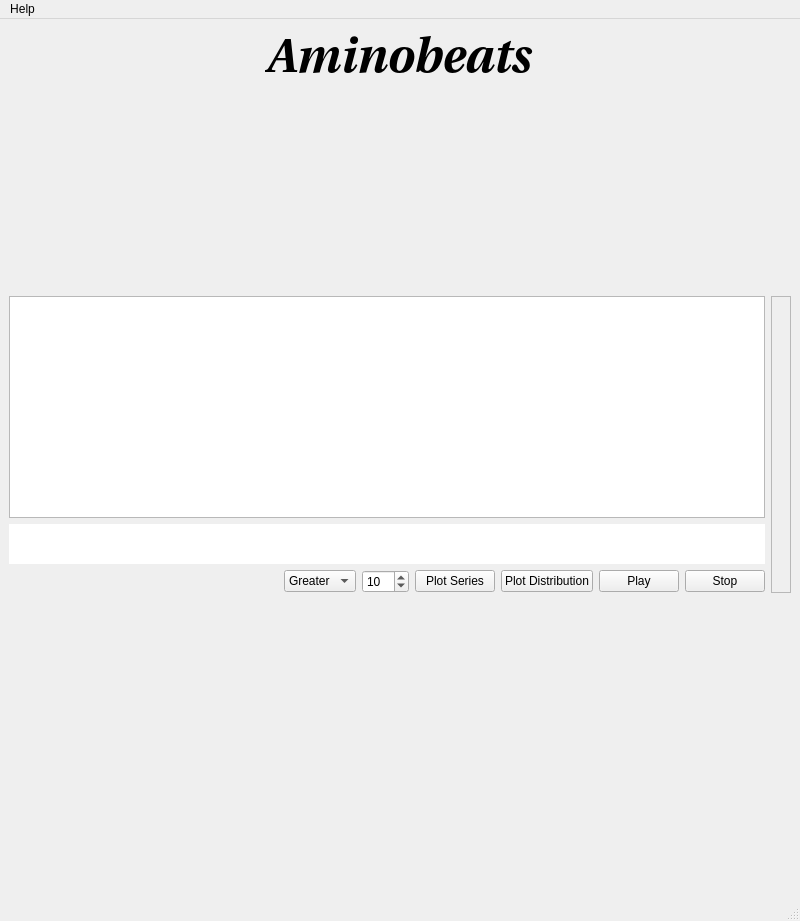
<?xml version="1.0" encoding="UTF-8"?>
<ui version="4.0">
 <class>MainWindow</class>
 <widget class="QMainWindow" name="MainWindow">
  <property name="geometry">
   <rect>
    <x>0</x>
    <y>0</y>
    <width>800</width>
    <height>921</height>
   </rect>
  </property>
  <property name="windowTitle">
   <string>MainWindow</string>
  </property>
  <property name="styleSheet">
   <string notr="true"/>
  </property>
  <widget class="QWidget" name="centralwidget">
   <layout class="QVBoxLayout" name="verticalLayout_4">
    <item>
     <layout class="QHBoxLayout" name="horizontalLayout_2">
      <item>
       <widget class="QLabel" name="logo">
        <property name="maximumSize">
         <size>
          <width>250</width>
          <height>100</height>
         </size>
        </property>
        <property name="text">
         <string/>
        </property>
       </widget>
      </item>
      <item>
       <widget class="QLabel" name="label_2">
        <property name="font">
         <font>
          <family>Utopia</family>
          <pointsize>36</pointsize>
          <weight>75</weight>
          <italic>true</italic>
          <bold>true</bold>
         </font>
        </property>
        <property name="text">
         <string>Aminobeats</string>
        </property>
       </widget>
      </item>
     </layout>
    </item>
    <item>
     <widget class="QLabel" name="plot">
      <property name="minimumSize">
       <size>
        <width>0</width>
        <height>200</height>
       </size>
      </property>
      <property name="text">
       <string/>
      </property>
     </widget>
    </item>
    <item>
     <layout class="QHBoxLayout" name="horizontalLayout_4">
      <item>
       <layout class="QVBoxLayout" name="verticalLayout_2">
        <item>
         <layout class="QHBoxLayout" name="horizontalLayout">
          <item>
           <layout class="QVBoxLayout" name="verticalLayout">
            <item>
             <widget class="QTextEdit" name="sequenceEdit"/>
            </item>
            <item>
             <widget class="QLabel" name="aminosList">
              <property name="minimumSize">
               <size>
                <width>0</width>
                <height>40</height>
               </size>
              </property>
              <property name="styleSheet">
               <string notr="true">#aminosList{
	background-color: #FFFFFF;
}</string>
              </property>
              <property name="text">
               <string/>
              </property>
              <property name="textFormat">
               <enum>Qt::RichText</enum>
              </property>
              <property name="wordWrap">
               <bool>true</bool>
              </property>
             </widget>
            </item>
            <item>
             <layout class="QHBoxLayout" name="horizontalLayout_3">
              <item>
               <spacer name="horizontalSpacer">
                <property name="orientation">
                 <enum>Qt::Horizontal</enum>
                </property>
                <property name="sizeHint" stdset="0">
                 <size>
                  <width>40</width>
                  <height>20</height>
                 </size>
                </property>
               </spacer>
              </item>
              <item>
               <widget class="QComboBox" name="divisionCombo">
                <item>
                 <property name="text">
                  <string>Greater</string>
                 </property>
                </item>
                <item>
                 <property name="text">
                  <string>Smaller</string>
                 </property>
                </item>
               </widget>
              </item>
              <item>
               <widget class="QSpinBox" name="steps">
                <property name="minimum">
                 <number>1</number>
                </property>
                <property name="maximum">
                 <number>100</number>
                </property>
                <property name="value">
                 <number>10</number>
                </property>
               </widget>
              </item>
              <item>
               <widget class="QPushButton" name="plotButton">
                <property name="text">
                 <string>Plot Series</string>
                </property>
               </widget>
              </item>
              <item>
               <widget class="QPushButton" name="plotDistributionButton">
                <property name="text">
                 <string>Plot Distribution</string>
                </property>
               </widget>
              </item>
              <item>
               <widget class="QPushButton" name="playButton">
                <property name="text">
                 <string>Play</string>
                </property>
               </widget>
              </item>
              <item>
               <widget class="QPushButton" name="stopButton">
                <property name="text">
                 <string>Stop</string>
                </property>
               </widget>
              </item>
             </layout>
            </item>
           </layout>
          </item>
         </layout>
        </item>
       </layout>
      </item>
      <item>
       <widget class="QFrame" name="notes">
        <property name="frameShape">
         <enum>QFrame::StyledPanel</enum>
        </property>
        <property name="frameShadow">
         <enum>QFrame::Raised</enum>
        </property>
        <layout class="QVBoxLayout" name="verticalLayout_3">
         <item>
          <layout class="QVBoxLayout" name="notesLayout"/>
         </item>
        </layout>
       </widget>
      </item>
     </layout>
    </item>
    <item>
     <spacer name="verticalSpacer">
      <property name="orientation">
       <enum>Qt::Vertical</enum>
      </property>
      <property name="sizeHint" stdset="0">
       <size>
        <width>20</width>
        <height>115</height>
       </size>
      </property>
     </spacer>
    </item>
   </layout>
  </widget>
  <widget class="QMenuBar" name="menubar">
   <property name="geometry">
    <rect>
     <x>0</x>
     <y>0</y>
     <width>800</width>
     <height>21</height>
    </rect>
   </property>
   <widget class="QMenu" name="menuHelp">
    <property name="title">
     <string>Help</string>
    </property>
    <addaction name="aboutButton"/>
   </widget>
   <addaction name="menuHelp"/>
  </widget>
  <widget class="QStatusBar" name="statusbar"/>
  <action name="aboutButton">
   <property name="text">
    <string>About</string>
   </property>
  </action>
 </widget>
 <resources>
  <include location="res.qrc"/>
 </resources>
 <connections/>
</ui>
